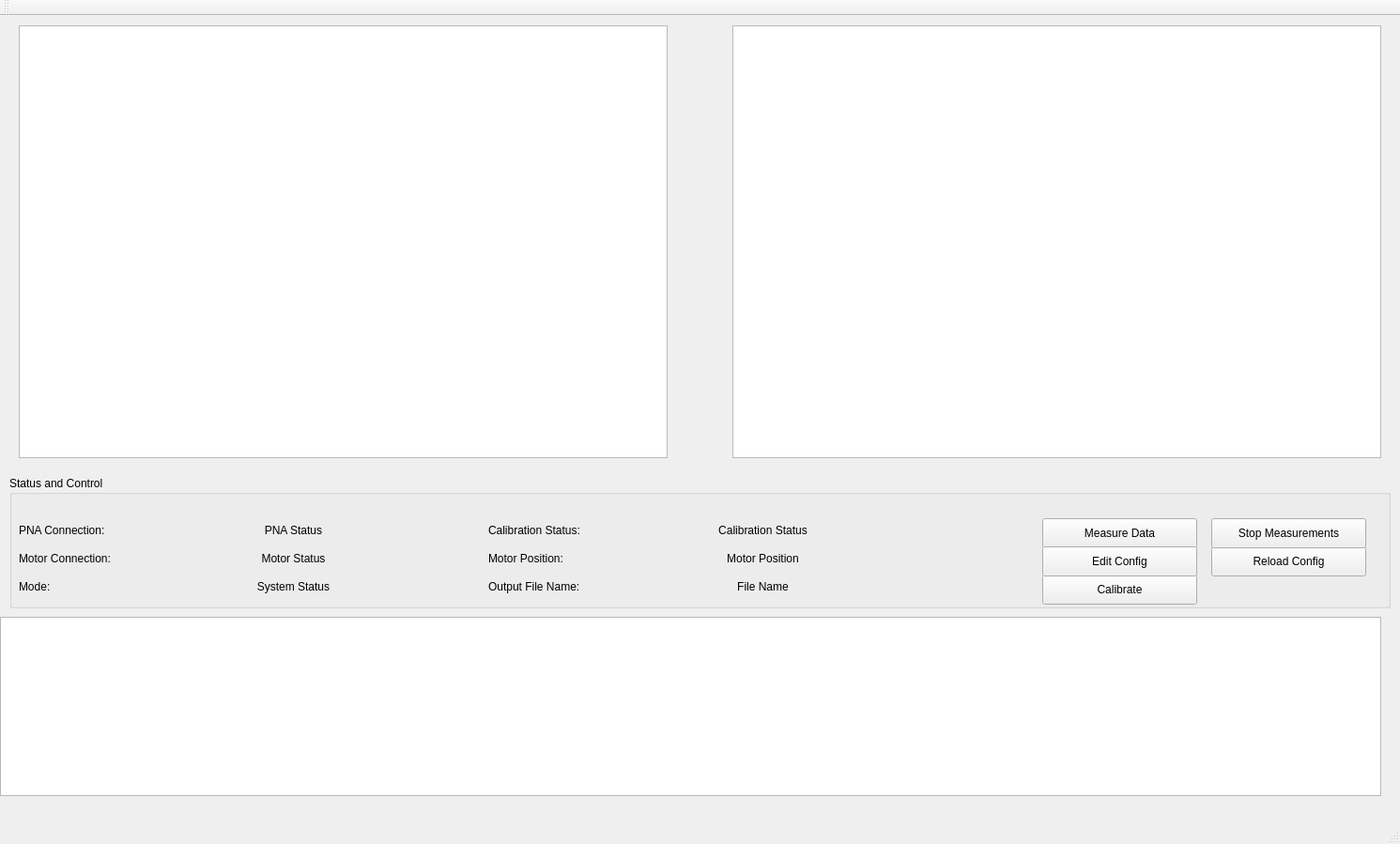
<?xml version="1.0" encoding="UTF-8"?>
<ui version="4.0">
 <class>MainWindow</class>
 <widget class="QMainWindow" name="MainWindow">
  <property name="geometry">
   <rect>
    <x>0</x>
    <y>0</y>
    <width>1491</width>
    <height>899</height>
   </rect>
  </property>
  <property name="windowTitle">
   <string>RCM Measurement GUI</string>
  </property>
  <widget class="QWidget" name="centralWidget">
   <widget class="QGroupBox" name="groupBox">
    <property name="geometry">
     <rect>
      <x>10</x>
      <y>490</y>
      <width>1471</width>
      <height>141</height>
     </rect>
    </property>
    <property name="font">
     <font>
      <weight>50</weight>
      <bold>false</bold>
     </font>
    </property>
    <property name="title">
     <string>Status and Control</string>
    </property>
    <widget class="QLabel" name="label">
     <property name="geometry">
      <rect>
       <x>10</x>
       <y>50</y>
       <width>131</width>
       <height>16</height>
      </rect>
     </property>
     <property name="text">
      <string>PNA Connection:</string>
     </property>
    </widget>
    <widget class="QLabel" name="label_2">
     <property name="geometry">
      <rect>
       <x>10</x>
       <y>80</y>
       <width>171</width>
       <height>16</height>
      </rect>
     </property>
     <property name="text">
      <string>Motor Connection:</string>
     </property>
    </widget>
    <widget class="QLabel" name="label_3">
     <property name="geometry">
      <rect>
       <x>10</x>
       <y>110</y>
       <width>131</width>
       <height>16</height>
      </rect>
     </property>
     <property name="text">
      <string>Mode:</string>
     </property>
    </widget>
    <widget class="QLabel" name="pnaConnectionLabel">
     <property name="geometry">
      <rect>
       <x>140</x>
       <y>50</y>
       <width>325</width>
       <height>16</height>
      </rect>
     </property>
     <property name="text">
      <string>PNA Status</string>
     </property>
     <property name="scaledContents">
      <bool>false</bool>
     </property>
     <property name="alignment">
      <set>Qt::AlignCenter</set>
     </property>
    </widget>
    <widget class="QLabel" name="motorStatusLabel">
     <property name="geometry">
      <rect>
       <x>140</x>
       <y>80</y>
       <width>325</width>
       <height>16</height>
      </rect>
     </property>
     <property name="text">
      <string>Motor Status</string>
     </property>
     <property name="scaledContents">
      <bool>false</bool>
     </property>
     <property name="alignment">
      <set>Qt::AlignCenter</set>
     </property>
    </widget>
    <widget class="QLabel" name="systemStatusLabel">
     <property name="geometry">
      <rect>
       <x>140</x>
       <y>110</y>
       <width>325</width>
       <height>16</height>
      </rect>
     </property>
     <property name="text">
      <string>System Status</string>
     </property>
     <property name="scaledContents">
      <bool>false</bool>
     </property>
     <property name="alignment">
      <set>Qt::AlignCenter</set>
     </property>
    </widget>
    <widget class="QPushButton" name="calibrateButton">
     <property name="geometry">
      <rect>
       <x>1100</x>
       <y>105</y>
       <width>165</width>
       <height>32</height>
      </rect>
     </property>
     <property name="text">
      <string>Calibrate</string>
     </property>
    </widget>
    <widget class="QPushButton" name="measureDataButton">
     <property name="geometry">
      <rect>
       <x>1100</x>
       <y>45</y>
       <width>165</width>
       <height>32</height>
      </rect>
     </property>
     <property name="text">
      <string>Measure Data</string>
     </property>
    </widget>
    <widget class="QPushButton" name="editConfigButton">
     <property name="geometry">
      <rect>
       <x>1100</x>
       <y>75</y>
       <width>165</width>
       <height>32</height>
      </rect>
     </property>
     <property name="text">
      <string>Edit Config</string>
     </property>
    </widget>
    <widget class="QPushButton" name="reloadConfigButton">
     <property name="geometry">
      <rect>
       <x>1280</x>
       <y>75</y>
       <width>165</width>
       <height>32</height>
      </rect>
     </property>
     <property name="text">
      <string>Reload Config</string>
     </property>
    </widget>
    <widget class="QPushButton" name="stopMeasurementButton">
     <property name="geometry">
      <rect>
       <x>1280</x>
       <y>45</y>
       <width>165</width>
       <height>32</height>
      </rect>
     </property>
     <property name="text">
      <string>Stop Measurements</string>
     </property>
    </widget>
    <widget class="QLabel" name="label_4">
     <property name="geometry">
      <rect>
       <x>510</x>
       <y>50</y>
       <width>131</width>
       <height>16</height>
      </rect>
     </property>
     <property name="text">
      <string>Calibration Status:</string>
     </property>
    </widget>
    <widget class="QLabel" name="label_5">
     <property name="geometry">
      <rect>
       <x>510</x>
       <y>80</y>
       <width>131</width>
       <height>16</height>
      </rect>
     </property>
     <property name="text">
      <string>Motor Position:</string>
     </property>
    </widget>
    <widget class="QLabel" name="motorPositionLabel">
     <property name="geometry">
      <rect>
       <x>640</x>
       <y>80</y>
       <width>325</width>
       <height>16</height>
      </rect>
     </property>
     <property name="text">
      <string>Motor Position</string>
     </property>
     <property name="scaledContents">
      <bool>false</bool>
     </property>
     <property name="alignment">
      <set>Qt::AlignCenter</set>
     </property>
    </widget>
    <widget class="QLabel" name="calibrationStatusLabel">
     <property name="geometry">
      <rect>
       <x>640</x>
       <y>50</y>
       <width>325</width>
       <height>16</height>
      </rect>
     </property>
     <property name="text">
      <string>Calibration Status</string>
     </property>
     <property name="scaledContents">
      <bool>false</bool>
     </property>
     <property name="alignment">
      <set>Qt::AlignCenter</set>
     </property>
    </widget>
    <widget class="QLabel" name="label_6">
     <property name="geometry">
      <rect>
       <x>510</x>
       <y>110</y>
       <width>131</width>
       <height>16</height>
      </rect>
     </property>
     <property name="text">
      <string>Output File Name:</string>
     </property>
    </widget>
    <widget class="QLabel" name="fileNameLabel">
     <property name="geometry">
      <rect>
       <x>640</x>
       <y>110</y>
       <width>325</width>
       <height>16</height>
      </rect>
     </property>
     <property name="text">
      <string>File Name</string>
     </property>
     <property name="scaledContents">
      <bool>false</bool>
     </property>
     <property name="alignment">
      <set>Qt::AlignCenter</set>
     </property>
    </widget>
   </widget>
   <widget class="QtCharts::QChartView" name="realChartView">
    <property name="geometry">
     <rect>
      <x>20</x>
      <y>10</y>
      <width>691</width>
      <height>461</height>
     </rect>
    </property>
   </widget>
   <widget class="QtCharts::QChartView" name="imagChartView">
    <property name="geometry">
     <rect>
      <x>780</x>
      <y>10</y>
      <width>691</width>
      <height>461</height>
     </rect>
    </property>
   </widget>
   <widget class="QTextBrowser" name="logMessageWindow">
    <property name="geometry">
     <rect>
      <x>0</x>
      <y>640</y>
      <width>1471</width>
      <height>191</height>
     </rect>
    </property>
   </widget>
  </widget>
  <widget class="QMenuBar" name="menuBar">
   <property name="geometry">
    <rect>
     <x>0</x>
     <y>0</y>
     <width>1491</width>
     <height>22</height>
    </rect>
   </property>
  </widget>
  <widget class="QToolBar" name="mainToolBar">
   <attribute name="toolBarArea">
    <enum>TopToolBarArea</enum>
   </attribute>
   <attribute name="toolBarBreak">
    <bool>false</bool>
   </attribute>
  </widget>
  <widget class="QStatusBar" name="statusBar"/>
 </widget>
 <layoutdefault spacing="6" margin="11"/>
 <customwidgets>
  <customwidget>
   <class>QtCharts::QChartView</class>
   <extends>QGraphicsView</extends>
   <header>qchartview.h</header>
  </customwidget>
 </customwidgets>
 <resources/>
 <connections/>
</ui>
